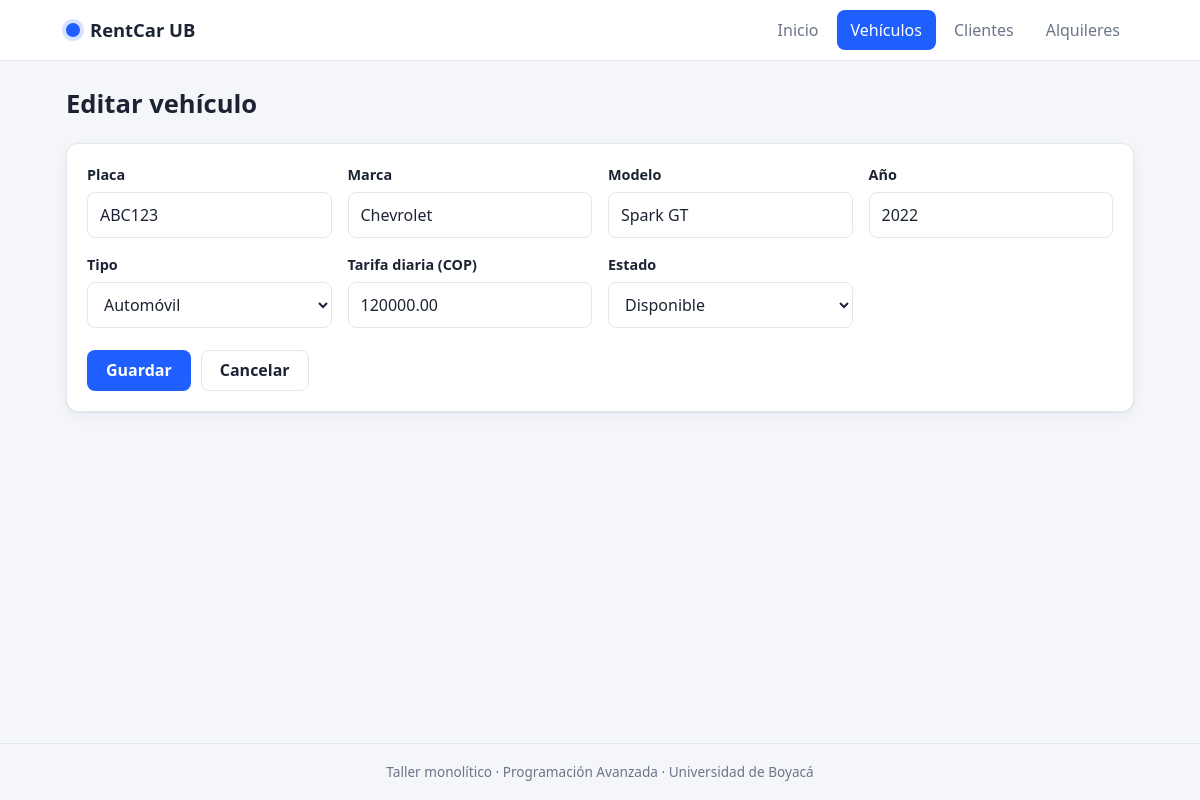
/index.php?c=vehiculo&a=editar&id=1, run on the app's committed database.
### tables this page shows
CREATE TABLE vehiculos (
    id            INT AUTO_INCREMENT PRIMARY KEY,
    placa         VARCHAR(10)  NOT NULL UNIQUE,
    marca         VARCHAR(50)  NOT NULL,
    modelo        VARCHAR(50)  NOT NULL,
    anio          SMALLINT     NOT NULL,
    tipo          VARCHAR(30)  NOT NULL,
    tarifa_diaria DECIMAL(10,2) NOT NULL,
    estado        ENUM('disponible','alquilado','mantenimiento') NOT NULL DEFAULT 'disponible'
);

### core/Controller.php (called while the page is built, shortened)
<?php
abstract class Controller
{
    protected function render(string $vista, array $datos = []): void
    {
        extract($datos);
        $archivo = __DIR__ . '/../app/views/' . $vista . '.php';
        require __DIR__ . '/../app/views/layout/header.php';
        require $archivo;
        require __DIR__ . '/../app/views/layout/footer.php';
    }
}

### app/controllers/VehiculoController.php (called while the page is built, shortened)
<?php
class VehiculoController extends Controller
{
    private Vehiculo $modelo;
    public function __construct()
    {
        $this->modelo = new Vehiculo();
    }
    public function editar(): void
    {
        $v = $this->modelo->buscar((int)($_GET['id'] ?? 0));
        $this->formulario($v, [], 'actualizar', 'Editar vehículo');
    }
    private function formulario(array $vehiculo, array $errores, string $accion, string $titulo): void
    {
        $this->render('vehiculos/form', compact('vehiculo', 'errores', 'accion', 'titulo'));
    }
}

### index.php (called while the page is built, shortened)
<?php
spl_autoload_register(function (string $clase) {
    $carpetas = ['core', 'app/models', 'app/controllers'];
    foreach ($carpetas as $carpeta) {
        $archivo = __DIR__ . "/{$carpeta}/{$clase}.php";
        if (is_file($archivo)) {
            return;
        }
    }
});
function e($valor): string
{
    return htmlspecialchars((string)$valor, ENT_QUOTES, 'UTF-8');
}
$accion      = $_GET['a'] ?? 'index';
$obj   = new $clase();
try {
    $obj->$accion();
} catch (PDOException $ex) {
    http_response_code(500);
    echo '<h3>Error de base de datos</h3><p>Verifica que importaste database.sql y la configuración en config/config.php.</p>';
}

### core/Model.php (called while the page is built, shortened)
<?php
abstract class Model
{
    public function __construct()
    {
        $this->db = Database::get();
    }
}

### config/config.php (called while the page is built)
<?php
return [
    'db' => [
        'host'    => 'localhost',
        'name'    => 'alquiler_vehiculos',
        'user'    => 'root',
        'pass'    => '',
        'charset' => 'utf8mb4',
    ],
    'app' => [
        'nombre' => 'RentCar UB',
    ],
];

### core/Database.php (called while the page is built)
<?php
class Database
{
    private static ?PDO $conexion = null;
    public static function get(): PDO
    {
        if (self::$conexion === null) {
            $cfg = require __DIR__ . '/../config/config.php';
            $db  = $cfg['db'];
            $dsn = "mysql:host={$db['host']};dbname={$db['name']};charset={$db['charset']}";
            self::$conexion = new PDO($dsn, $db['user'], $db['pass'], [
                PDO::ATTR_ERRMODE            => PDO::ERRMODE_EXCEPTION,
                PDO::ATTR_DEFAULT_FETCH_MODE => PDO::FETCH_ASSOC,
                PDO::ATTR_EMULATE_PREPARES   => false,
            ]);
        }
        return self::$conexion;
    }
}

### app/models/Vehiculo.php (called while the page is built, shortened)
<?php
class Vehiculo extends Model
{
    public function buscar(int $id): ?array
    {
        $st = $this->db->prepare('SELECT * FROM vehiculos WHERE id = ?');
        $st->execute([$id]);
        return $st->fetch() ?: null;
    }
}

### app/views/vehiculos/form.php (the view, shortened to what this page needs)
<div class="page-head"><h1><?= e($titulo) ?></h1></div>
<form class="card form" method="post" action="index.php?c=vehiculo&a=<?= e($accion) ?>" novalidate>
    <div class="grid">
        <div class="field">
            <label for="placa">Placa</label>
            <input class="input <?= isset($errores['placa']) ? 'is-invalid' : '' ?>" id="placa" name="placa"
                   maxlength="6" placeholder="ABC123" value="<?= e($vehiculo['placa']) ?>" required>
        </div>
        <div class="field">
            <label for="marca">Marca</label>
            <input class="input <?= isset($errores['marca']) ? 'is-invalid' : '' ?>" id="marca" name="marca"
                   value="<?= e($vehiculo['marca']) ?>" required>
        </div>
        <div class="field">
            <label for="modelo">Modelo</label>
            <input class="input <?= isset($errores['modelo']) ? 'is-invalid' : '' ?>" id="modelo" name="modelo"
                   value="<?= e($vehiculo['modelo']) ?>" required>
        </div>
        <div class="field">
            <label for="anio">Año</label>
            <input class="input <?= isset($errores['anio']) ? 'is-invalid' : '' ?>" id="anio" name="anio" type="number"
                   min="1990" max="<?= (int)date('Y') + 1 ?>" value="<?= e($vehiculo['anio']) ?>" required>
        </div>
        <div class="field">
            <label for="tipo">Tipo</label>
            <select class="input" id="tipo" name="tipo">
                <?php foreach (Vehiculo::TIPOS as $t): ?>
                    <option value="<?= e($t) ?>" <?= $vehiculo['tipo'] === $t ? 'selected' : '' ?>><?= e($t) ?></option>
                <?php endforeach; ?>
            </select>
        </div>
        <div class="field">
            <label for="tarifa_diaria">Tarifa diaria (COP)</label>
            <input class="input <?= isset($errores['tarifa_diaria']) ? 'is-invalid' : '' ?>" id="tarifa_diaria"
                   name="tarifa_diaria" type="number" min="1" step="1000" value="<?= e($vehiculo['tarifa_diaria']) ?>" required>
        </div>
        <div class="field">
            <label for="estado">Estado</label>
            <select class="input" id="estado" name="estado">
                <?php foreach (Vehiculo::ESTADOS as $s): ?>
                    <option value="<?= e($s) ?>" <?= $vehiculo['estado'] === $s ? 'selected' : '' ?>><?= e(ucfirst($s)) ?></option>
                <?php endforeach; ?>
            </select>
        </div>
    </div>
    <div class="form__actions">
        <button class="btn btn--primary" type="submit">Guardar</button>
        <a class="btn btn--ghost" href="index.php?c=vehiculo">Cancelar</a>
    </div>
</form>

### public/css/style.css (style rules this page uses)
:root { --bg: #f4f6fa; --surface: #ffffff; --text: #1c2433; --muted: #6b7587; --line: #e2e6ee; --primary: #1f5eff; --primary-dark: #1647c4; --danger: #d63b3b; --ok-bg: #e6f6ec; --ok-fg: #17673a; --err-bg: #fdeaea; --err-fg: #9b2121; --radius: 12px; --shadow: 0 1px 2px rgba(20, 30, 60, .06), 0 4px 14px rgba(20, 30, 60, .05); }
*, *::before, *::after { box-sizing: border-box; }
body { margin: 0; background: var(--bg); color: var(--text); font: 16px/1.5 system-ui, -apple-system, "Segoe UI", Roboto, sans-serif; min-height: 100vh; display: flex; flex-direction: column; }
a { color: var(--primary); text-decoration: none; }
h1 { font-size: 1.6rem; margin: 0; }
.page-head { display: flex; align-items: center; justify-content: space-between; gap: 12px; margin-bottom: 20px; flex-wrap: wrap; }
.card { background: var(--surface); border: 1px solid var(--line); border-radius: var(--radius); box-shadow: var(--shadow); padding: 20px; margin-bottom: 20px; }
.btn { display: inline-block; border: 1px solid transparent; border-radius: 8px; padding: 10px 18px; font: inherit; font-weight: 600; cursor: pointer; background: var(--primary); color: #fff; line-height: 1.2; }
.btn--primary { background: var(--primary); }
.btn--ghost { background: transparent; color: var(--text); border-color: var(--line); }
.grid { display: grid; grid-template-columns: repeat(auto-fit, minmax(240px, 1fr)); gap: 16px; }
.field { display: flex; flex-direction: column; gap: 6px; }
.field label { font-weight: 600; font-size: .9rem; }
.input { width: 100%; padding: 10px 12px; border: 1px solid var(--line); border-radius: 8px; font: inherit; background: var(--surface); color: var(--text); }
.form__actions { display: flex; gap: 10px; margin-top: 22px; flex-wrap: wrap; }

### data on the page
vehiculos: placa "ABC123", marca "Chevrolet", modelo "Spark GT", anio "2022", tarifa_diaria "120000.00", estado "Disponible"

### other printed values
$cfg['app']['nombre'] "RentCar UB"
$texto "Inicio"
$texto "Vehículos"
$texto "Clientes"
$texto "Alquileres"
$titulo "Editar vehículo"
form field tipo "Automóvil"
